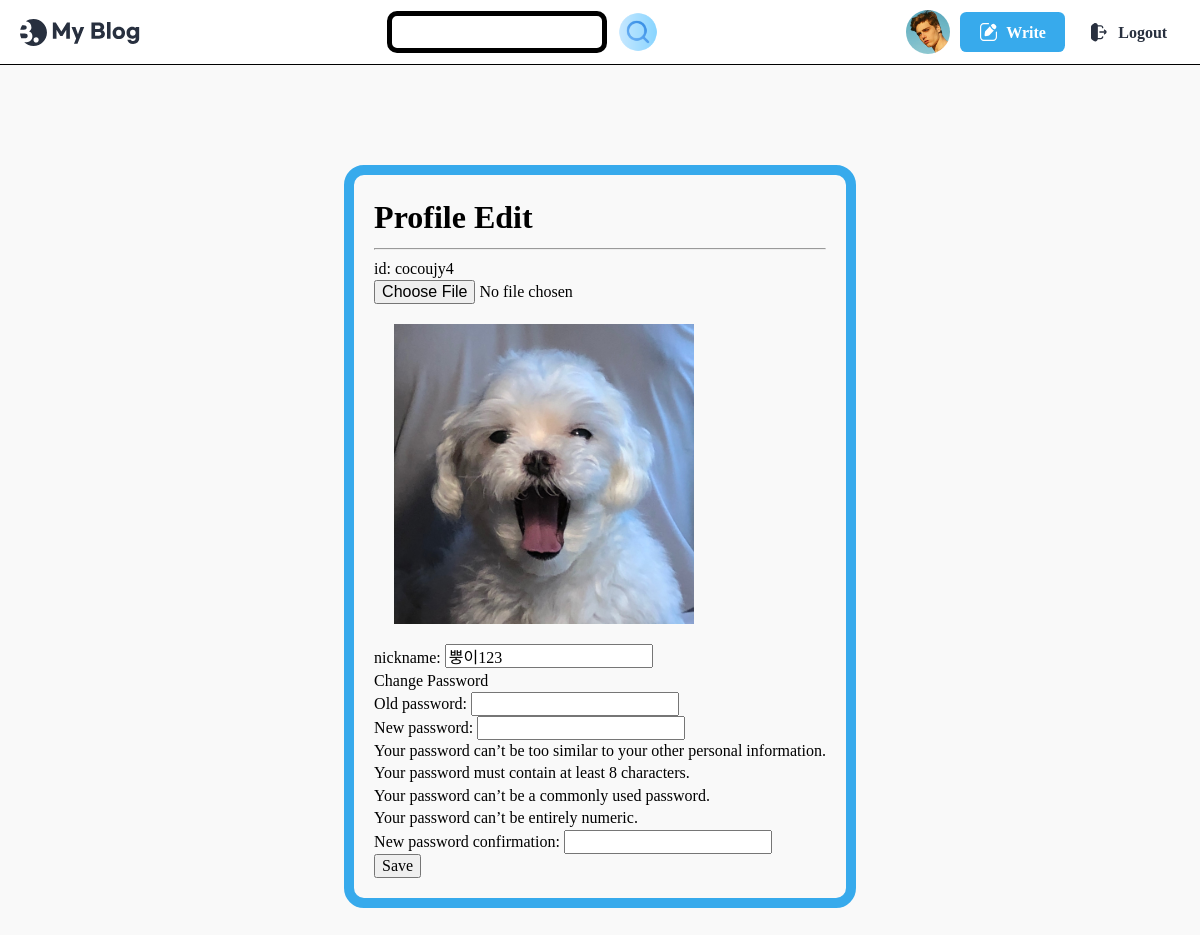
The page /user/edit/cocoujy4/ on the database its author committed.
### user/models.py (models this page shows)
class User(AbstractUser):
    nickname = models.CharField(max_length=50, blank=True, null=True)
    profile_img = models.ImageField(upload_to = "profiles/", null=True, blank=True)

### user/views.py (the view, shortened to what this page needs)
# urls.py: path('edit/<str:username>/', views.ProfileEdit.as_view(), name='user_edit'),
class ProfileEdit(View):
    def get(self, request, username):
        user = get_object_or_404(User, username=username)
        form = ProfileEditForm(instance=user)
        password_change_form = PasswordChangeForm(user=request.user)
        context = {
            'user': user,
            'form': form,
            'password_change_form': password_change_form
        }
        return render(request, 'user/user_profile_edit.html', context)

### user/forms.py
class ProfileEditForm(UserChangeForm):
    class Meta:
        model = User
        fields = ['nickname', 'profile_img']

### user/templates/user/user_profile_edit.html (shortened to what this page needs)
{% load static %}
<!DOCTYPE html>
<html lang="en">
  <head>
		<link rel="stylesheet" href="{% static 'css/reset.css' %}" />
		<link rel="stylesheet" as="style" crossorigin href="https://cdn.jsdelivr.net/gh/orioncactus/pretendard/dist/web/static/pretendard.css" />
		<link rel="stylesheet" href="{% static 'css/global.css' %}" />
		<link rel="stylesheet" href="{% static 'css/header.css' %}" />
		<link rel="stylesheet" href="{% static 'css/footer.css' %}" />
		<link rel="stylesheet" href="{% static 'css/about.css' %}" />
		<link rel="stylesheet" href="{% static 'css/button.css' %}" />
		<link rel="stylesheet" href="{% static 'css/banner.css' %}" />
		<link rel="stylesheet" href="{% static 'css/category.css' %}" />
		<link rel="stylesheet" href="{% static 'css/author.css' %}" />
		<link rel="stylesheet" href="{% static 'css/post.css' %}" />
		<link rel="stylesheet" href="{% static 'css/posts.css' %}" />
		<link rel="stylesheet" href="{% static 'css/main.css' %}" />
</head>
<body>
  <header>
    <div class="max-width">
      <h1>
        <a href="{% url 'blog:list' %}">
          <img src="{% static 'assets/Logo.svg' %}" alt="My Blog" />
        </a>
      </h1>
      <form action="{% url 'blog:search' %}" method="get">
      <div class="search-box">
            <input class="search" type="text" name="search">
            <button type="submit" class="search-btn">
                <img class="search-icon" src="{% static 'assets/search.png' %}" alt="search">
            </button>
        </form>
      </div>
      <ul>
        <li class="profile-img">
          <a href="#">
            <img src="{% static 'assets/profile.jpg' %}" alt="My Page" />
          </a>
        </li>
        <li>
          <a href="{% url 'blog:write' %}" class="button">
            <img src="{% static 'assets/icon-modify-white.svg' %}" alt="" />
            <span>Write</span>
          </a>
        </li>
        {% block content %}
        {% if user.is_authenticated %}
        <li>
          <a href="{% url 'user:logout' %}" class="button white">
            <img src="{% static 'assets/icon-logout.svg' %}" alt="" />
            <span>Logout</span>
          </a>
        </li>
        {% endif %}
      </ul>
  </header>
  <div class="profile-box">
    <div class="profile-content">
      <h2 class="profile-title">Profile Edit</h2>
      <hr>
      <form action="{% url 'user:user_edit' user.username %}"  method="POST" enctype="multipart/form-data">
        <p>id: {{ user.username }}</p>
        <div class="image-box">
          <input type="file" id="id_profile_img" name="profile_img" onchange="readURL(this);">
          <img id="preview" src="{% if user.profile_img %}{{ user.profile_img.url }}{% else %}{% static 'images/default.png' %}{% endif %}" alt="Image Preview">
        </div>
        <p>nickname: {{ form.nickname }}</p>
        <h3>Change Password</h3>
        {{ password_change_form.as_p }}
        <button type="submit">Save</button>
      </form>
    </div>
    {% endblock %}
  </div>
</body>
</html>

### static/css/global.css (style rules this page uses)
:root { --main-color: rgb(55, 170, 236); --main-rgb: 55, 171, 236; --outline-border: rgb(55, 160, 236); --red-color: rgb(243, 124, 75); --red-rgb: 243, 124, 75; --black-color: #28303f; --white-color: #fff; --gray-color: #767676; --border-color: #ddd; --gray-background-light: #f9f9f9; --gray-background: #f5f5f5; --gray-text: #6f6f6f; --border-radius: 0.4em; }
h1, a, div, p, section, article, input, textarea { box-sizing: border-box; }
a { text-decoration: none; color: inherit; }
html { font-size: 10px; }
body { font-size: 1.6rem; line-height: 1.4; }
input, button { font-size: inherit; font-family: inherit; }
button { cursor: pointer; }
a { border-radius: 0.8rem; overflow: hidden; }
img { vertical-align: bottom; }
body { background: var(--gray-background-light); }
.max-width { width: 1224px; max-width: calc(100% - 4rem); margin: 0 auto; }

### static/css/header.css (style rules this page uses)
header { background: var(--white-color); }
header .max-width { display: flex; align-items: center; justify-content: space-between; gap: 4rem; padding: 1rem 0; }
header h1 { font-size: 3rem; }
header h1 a { display: block; padding: 0.4rem; margin-left: -0.4rem; }
header h1 a img { display: block; }
header ul { display: flex; align-items: center; gap: 1rem; }
.profile-img a { width: 4.4rem; height: 4.4rem; display: block; border-radius: 50%; }
.profile-img img { width: 100%; height: 100%; object-fit: cover; }
header .button { text-transform: none; }

### static/css/button.css (style rules this page uses)
.button { display: inline-flex; align-items: center; justify-content: center; gap: 0.8rem; height: 4rem; padding: 0.2rem 1.2em 0; border: 0; border-radius: var(--border-radius); background: var(--main-color); color: var(--white-color); text-transform: uppercase; font-weight: bold; line-height: 1; }
.button img { height: 1.2em; margin-top: -0.2rem; vertical-align: middle; }
.button.white { padding: 0.2rem 0.8em 0; background: var(--white-color); color: var(--black-color); }
.button.white img { height: 1.4em; }

### user/templates/user/user_profile_edit.html (style rules this page uses)
.search { border: 5px solid black; border-radius: 10px; padding: 5px; }
.search-icon { width:40px; height:40px; }
.search-btn { border: none; margin-left: 5px; background-color: white; }
.search-box { display: flex; }
.profile-box { border-top: 1px solid black; padding: 50px; display: flex; justify-content: center; }
.profile-title { font-weight: bold; font-size: xx-large; }
.profile-content { border: 10px solid #37aaec; padding: 20px; border-radius: 20px; margin-top: 50px; }
#preview { width: 300px; height: 300px; padding: 20px; }
.image-box { display:flex; flex-direction: column; }

### rows shown on the page
User: username "cocoujy4", profile_img (picture), nickname "뿡이123"
